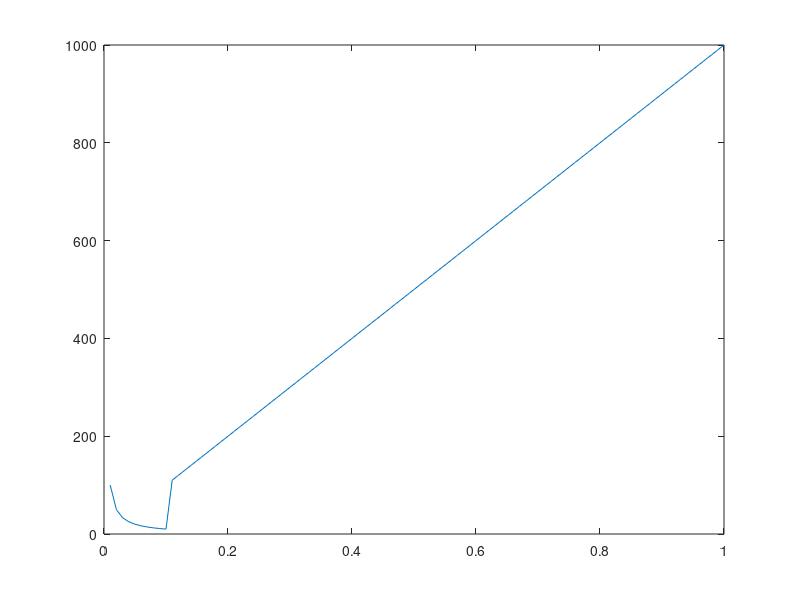

The MATLAB source for this figure:
v=[];
sb = 0.1;
min_val = 0.01;
for x = 0.01:0.01:1
    if (x > sb)
        y = (1/min_val)*10 * x;
    else
        y = 1/x;
    end
    v=[v;x y];
end

plot(v(:,1), v(:,2))